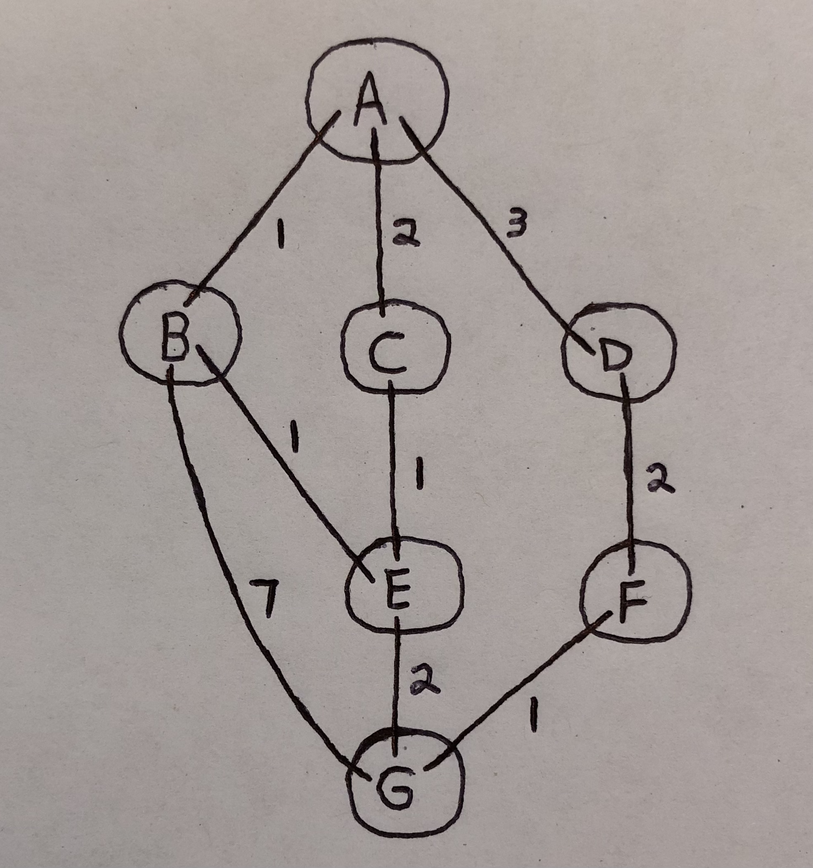
#> input picture research/test_input_images/precise_graph3.png, 813 x 868 px, shrunk from 1968 x 2099 before the run, found by its file name
$ python boundary_box.py
#> lines starting #> are read from the running program, lines starting #| are printed output that depends on the picture; after the words box and inside, x2 and y2 are one past the last pixel; in counts of white or black regions, pixels touching at a corner belong together
import cv2
import numpy as np

# (1) src
#img = cv2.imread("/Users/warrenwilliams/Documents/School/UCSC Extension/Quarter 3/mlproject/research/test_output_images/TRUNC2.jpg")
img = cv2.imread("../test_input_images/precise_graph3.png")
#> img is the input picture: shape (868, 813, 3); mean B, G, R 151, 154.1, 162.2
gray = cv2.cvtColor(img, cv2.COLOR_BGR2GRAY)

# (2) threshold-inv and morph-open
th, threshed = cv2.threshold(gray, 100, 255, cv2.THRESH_OTSU|cv2.THRESH_BINARY_INV)
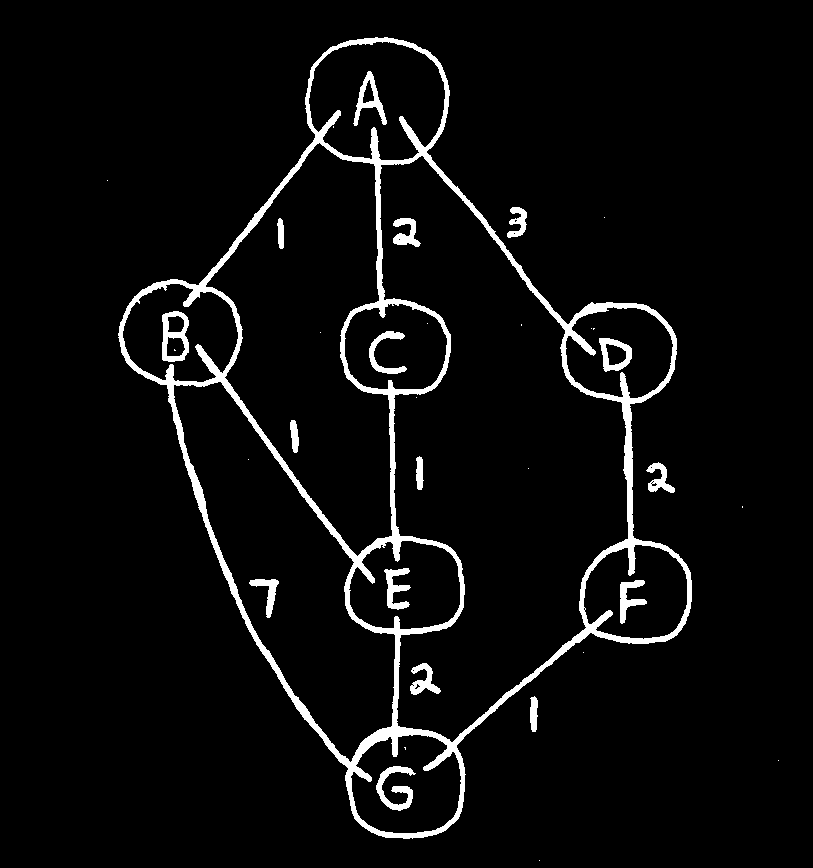
#> threshed: shape (868, 813); 4.7% white; 34 white regions (17 under 20 px), largest, box (x1, y1, x2, y2) and area: (118, 37, 692, 839) 26177, (162, 311, 189, 362) 714, (376, 766, 416, 811) 700
#> th = 96
morphed = cv2.morphologyEx(threshed, cv2.MORPH_OPEN, np.ones((2,2)))
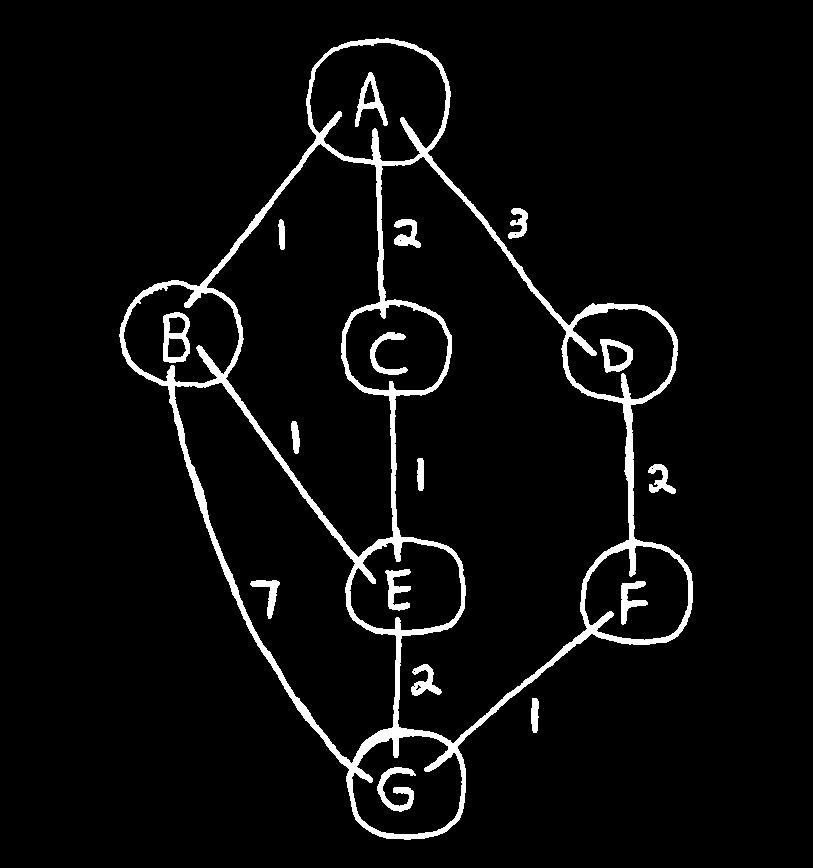
#> morphed: shape (868, 813); 4.7% white; 17 white regions
# (3) find and filter contours, then draw on src
cnts = cv2.findContours(morphed, cv2.RETR_TREE, cv2.CHAIN_APPROX_SIMPLE)[-2]
#> cnts = 37 contours, 6 with area under 20; largest, box (x1, y1, x2, y2) and area: (119, 38, 693, 840) 244732, (380, 156, 630, 744) 83562, (206, 143, 394, 558) 43441, (174, 382, 397, 764) 35280, (309, 42, 447, 162) 12745


nh, nw = img.shape[:2]
#> nh = 868; nw = 813
#print(cnts)
for cnt in cnts:
	x,y,w,h = bbox = cv2.boundingRect(cnt)
	#print(bbox)
	#print("height", h)
	if 15 < h < 100 and 15 < w < 100:
		cv2.rectangle(img, (x,y), (x+w, y+h), (255, 0, 255), 1, cv2.LINE_AA)
		print(bbox)
#> this loop made 37 passes
#> (x, y, w, h) on passes 1, 2, 4, 6, 7, 8, 9, 10, 11, 12, 13, 14: (531, 698, 8, 35), (648, 464, 28, 30), (508, 208, 20, 31), (119, 38, 574, 802), (351, 735, 112, 100), (377, 767, 39, 45), (584, 545, 105, 96), (621, 581, 27, 44), (349, 541, 113, 90), (385, 569, 26, 42), (174, 382, 223, 382), (250, 580, 30, 39)
#> (cnt, x, y, w, h) on passes 3, 5, 26, 28, 31: ([[651, 468], [652, 467], [653, 468], [652, 469]], 651, 467, 3, 3), ([[514, 234], [515, 233], [516, 234], [515, 235]], 514, 233, 3, 3), ([[413, 686], [414, 685], [415, 686], [414, 687]], 413, 685, 3, 3), ([[413, 671], [414, 670], [415, 671], [414, 672]], 413, 670, 3, 3), ([[399, 240], [400, 239], [401, 240], [400, 241]], 399, 239, 3, 3)
#| (648, 464, 28, 30)
#| (508, 208, 20, 31)
#| (377, 767, 39, 45)
#| (621, 581, 27, 44)
#| (385, 569, 26, 42)
#| (250, 580, 30, 39)
#| (600, 339, 33, 34)
#| (606, 344, 22, 23)
#> (further printed lines are left out)
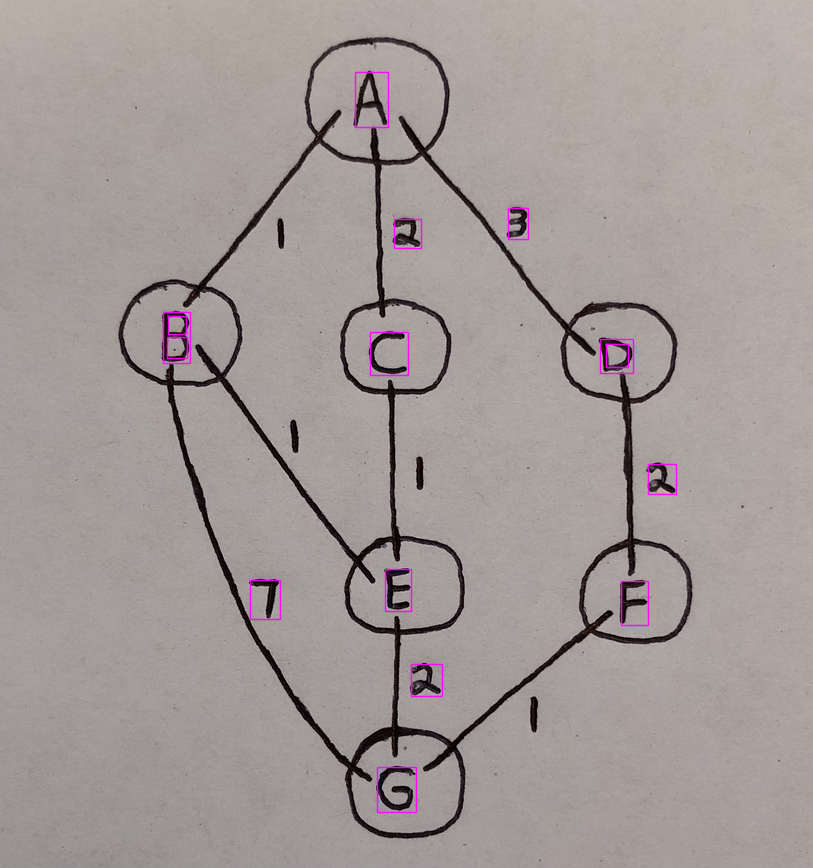
#> img: shape (868, 813, 3); 0.8% of pixels changed, all inside (x1, y1, x2, y2) = (162, 71, 678, 814)

cv2.imwrite("dst2.png", img)
cv2.imwrite("morphed2.png", morphed)

$ run again, with research/test_input_images/precise_graph2.png copied over research/test_input_images/precise_graph3.png
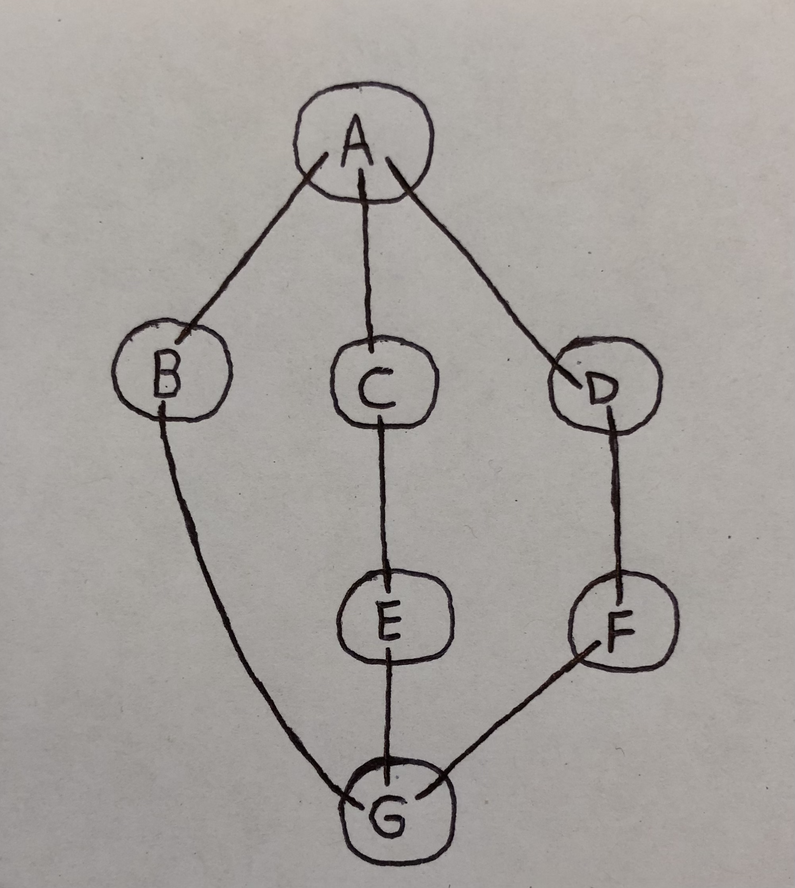
#> input picture research/test_input_images/precise_graph2.png, 795 x 888 px, shrunk from 2003 x 2238 before the run, found by its file name
#> img is the input picture: shape (888, 795, 3); mean B, G, R 156.7, 160.4, 164.7
#> `th, threshed = cv2.threshold(gray, 100, 255, cv2.THRESH_OTSU|cv2.THRES..`:
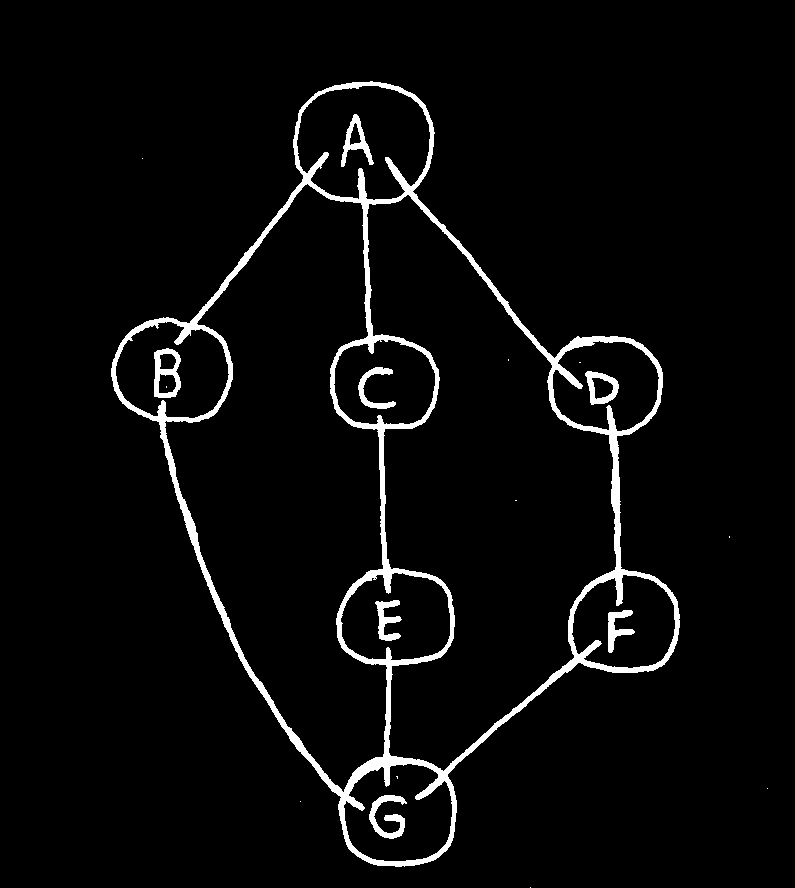
#> threshed: shape (888, 795); 3.9% white; 18 white regions (10 under 20 px), largest, box (x1, y1, x2, y2) and area: (111, 81, 680, 867) 23851, (154, 348, 181, 398) 696, (369, 795, 407, 839) 684
#> th = 100
#> morphed: shape (888, 795); 3.9% white; 8 white regions
#> cnts = 21 contours; largest, box (x1, y1, x2, y2) and area: (112, 82, 681, 868) 237418, (367, 195, 618, 773) 81110, (165, 184, 389, 794) 77595, (297, 86, 432, 202) 12018, (116, 322, 231, 420) 8428
#> the loop `for cnt in cnts:` made 21 passes
#> (x, y, w, h) on passes 1 to 8: (112, 82, 569, 786), (344, 764, 110, 99), (370, 796, 38, 44), (572, 575, 105, 95), (609, 611, 27, 43), (341, 573, 111, 89), (376, 601, 26, 41), (553, 341, 108, 92)
#> (printed output is left out)
#> after the loop `for cnt in cnts:`:
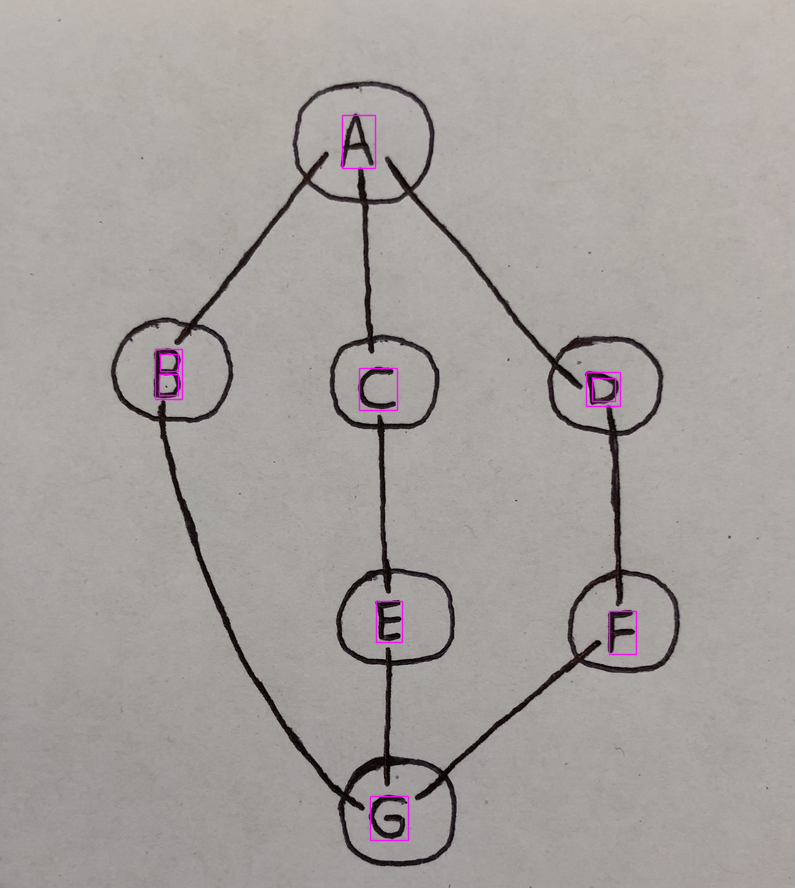
#> img: shape (888, 795, 3); 0.55% of pixels changed, all inside (x1, y1, x2, y2) = (154, 114, 638, 842)
